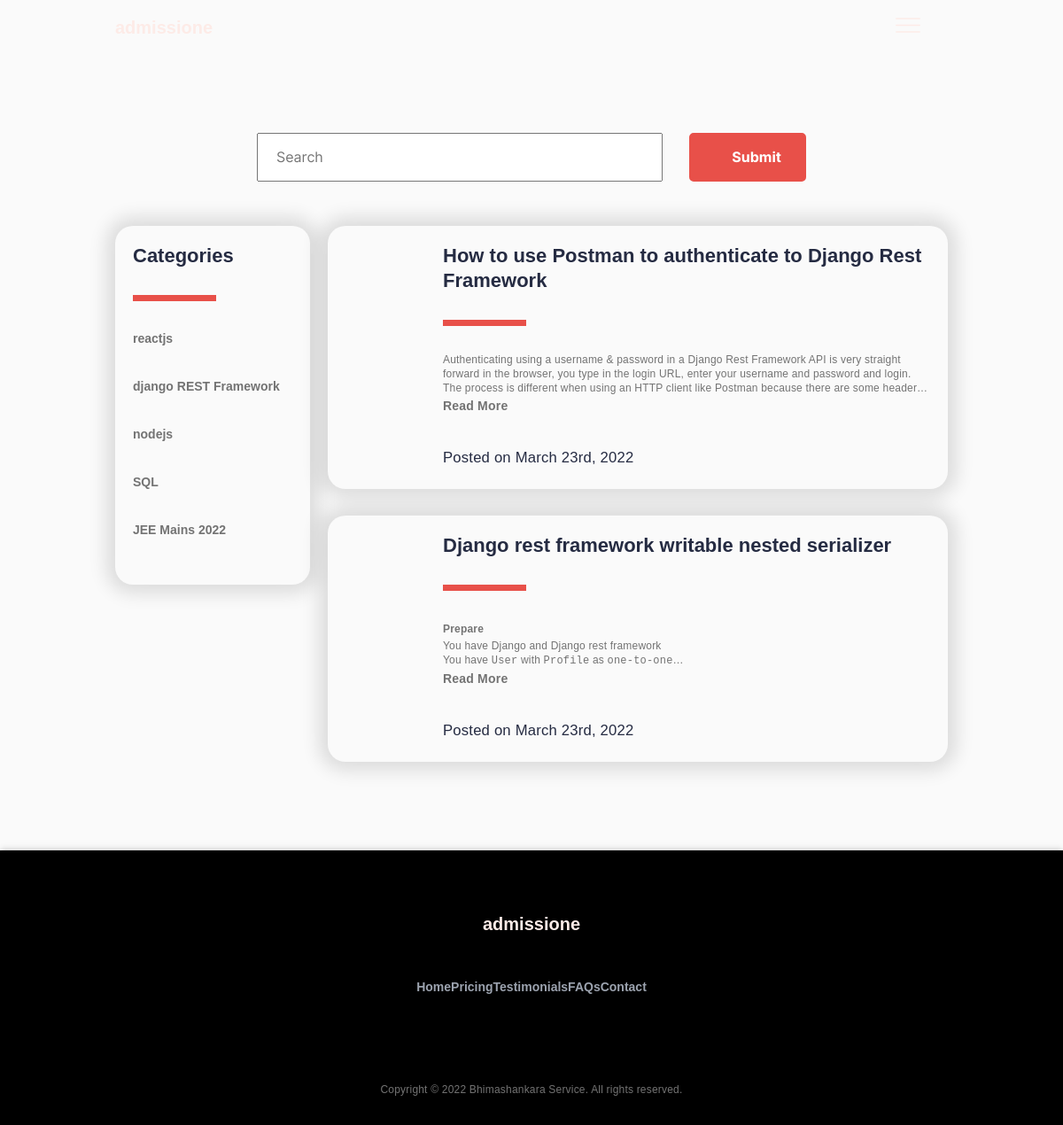
Screenshot of /archive.php?category=django REST Framework with the database file from the repository.
### tables this page shows
CREATE TABLE `category` (
  `id` int(11) NOT NULL,
  `name` varchar(200) NOT NULL
);

CREATE TABLE `posts` (
  `id` int(11) NOT NULL,
  `title` text NOT NULL,
  `content` text NOT NULL,
  `created_at` timestamp NOT NULL DEFAULT current_timestamp(),
  `category_id` int(11) NOT NULL
);

CREATE TABLE `images` (
  `id` int(11) NOT NULL,
  `post_id` int(11) NOT NULL,
  `image` text NOT NULL
);

### includes/db.php (called while the page is built, shortened)
<?php
$base_url = 'http://localhost/admissione';
?>

### includes/function.php (called while the page is built, shortened)
<?php
function getPostThumb($db,$id){
    $query="SELECT * FROM images WHERE post_id=$id";
    $run=mysqli_query($db,$query);
    $data = mysqli_fetch_assoc($run);
    if (isset($data['image']))
        return $data['image'];
}
?>

### archive.php (the view, shortened to what this page needs)
<?php
require('includes/db.php');
include('includes/function.php');
if(isset($_GET['page'])){
  $page=$_GET['page'];
}else{
  $page=1;
}
$post_per_page=2;
$result=($page-1)*$post_per_page;
?>
<!DOCTYPE html>
<html lang="en">
	<head>
		<link rel="stylesheet" href="./assets/css/common.css">
	</head>
	<body>
		<?php include_once('includes/navbar.php'); ?>
		<div class="main container m-auto mt-3 row">
			<form class="cibertix_input">
              <input class="form-control me-2" name="search" type="search" placeholder="Search" aria-label="Search">
              <input class="button opaque" type="button" value="Submit">
            </form>
			<div class="sidebar">
				<div class="card">
					<div class="card-content">
						<div class="card-body">
							<h5 class="heading-3 m-0 text-dark">Categories</h5>
							<hr class="border border-large bg-danger">
								<?php
									$sql = "SELECT * FROM category";
									$runPQ=mysqli_query($db,$sql);
									while($category = mysqli_fetch_assoc($runPQ)) {
										echo '<a class="text-gray" href="archive.php?category='.$category['name'].'">'.$category['name'].'</a>';
									}
								?>
						</div>
					</div>
				</div>
			</div>
			<div class="cards">
				<?php
				if (isset($_GET['search'])){
					$keyword = $_GET['search'];
					$postQuery="SELECT * FROM posts WHERE title LIKE '%$keyword%' OR category_id = (SELECT id FROM category WHERE name = '$keyword') ORDER BY id DESC LIMIT $result,$post_per_page";
				} else if (isset($_GET['category'])) {
					$keyword = $_GET['category'];
					$postQuery="SELECT * FROM posts WHERE category_id = (SELECT id FROM category WHERE name = '$keyword') ORDER BY id DESC LIMIT $result,$post_per_page";
				} else {
					$postQuery="SELECT * FROM posts ORDER BY id DESC LIMIT $result,$post_per_page";
				}
				$runPQ=mysqli_query($db,$postQuery);
				while($post=mysqli_fetch_assoc($runPQ)) {
					?>
					<div class="card">
						<div onclick="location.href = '<?=$base_url?>/post.php?id=<?=$post['id']?>'">
							<div class="card-content">
								<div class="card-image" style="background-image: url('images/<?=getPostThumb($db,$post['id'])?>');"></div>
								<div class="card-body">
									<h5 class="heading-3 m-0 text-dark"><?=$post['title']?></h5>
                    				<hr class="border border-large bg-danger">
									<div class="small-text m-0 text-gray">
										<div class="card-text">
											<?=$post['content']?>
										</div>
										<a class="link m-0 text-gray" href="post.php?id=<?=$post['id']?>">Read More</a>
									</div>
									<div class="text m-0 text-dark"><small class="text-muted">Posted on <?=date('F jS, Y',strtotime($post['created_at']))?></small></div>
								</div>
							</div>
						</div>
					</div>
				<?php
				}
				?>
			</div>
		</div>
		<?php include_once('./includes/footer.php'); ?>
	</body>
</html>

### assets/css/common.css (style rules this page uses)
*, html, body { margin: 0; padding: 0; -webkit-tap-highlight-color: rgba(0, 0, 0, 0); }
:root { --background-color: rgb(250, 250, 250, 1); --text-primary: rgb(253, 235, 231, 1); --dark: rgb(37, 43, 66, 1); --dark-transparent: rgb(38, 38, 38, 0.2); --base-color: rgb(0, 0, 0, 1); --white: rgb(255, 255, 255, 1); --light-1: rgb(236, 236, 236, 1); --light-2: rgb(156, 163, 175, 1); --gray: rgb(115, 115, 115, 1); --dark-gray: rgb(45, 64, 89, 1); --info: rgb(48, 194, 207); --plyr-color-main: rgb(48, 194, 207); --info-dark: rgb(48, 194, 207, 0.8); --highlight: rgb(99, 102, 241, 1); --danger: rgb(232, 80, 73, 1); --plyr-control-spacing: 20px; }
body { background: var(--background-color); }
.m-0 { margin: 0 !important; }
.m-auto { margin: auto !important; }
.text-gray { color: var(--gray) !important; }
.text-dark { color: var(--dark) !important; }
.bg-danger { background-color: var(--danger) !important; }
.heading-3 { font-family: 'Montserrat', sans-serif; font-style: normal; font-weight: 700; font-size: 22px; line-height: 28px; margin-bottom: 20px; color: var(--text-primary); }
.text { font-family: 'Montserrat', sans-serif; font-style: normal; font-weight: 400; font-size: 20px; line-height: 30px; letter-spacing: 0.2px; color: var(--light-1); margin-bottom: 35px; }
.small-text { font-family: 'Montserrat', sans-serif; font-style: normal; font-weight: 400; font-size: 12px; line-height: 16px; letter-spacing: 0.2px; color: var(--light-1); }
a, .link { font-family: 'Montserrat', sans-serif; font-weight: 700; text-decoration: none; font-style: normal; font-size: 14px; line-height: 24px; cursor: pointer; }
@media (min-width: 375px) { .text { font-size: 20px; line-height: 30px; } }
@media (min-width: 835px) { .text { font-size: 20px; line-height: 30px; } }
.border { width: 50px; height: 2px; border: none; background-color: var(--background-color); }
.border-large { width: 94px; height: 7px; }
.button { background: transparent; color: var(--danger); font-size: 16px; text-align: center; padding: 15px 25px; font-family: Inter-Bold; border: 3px solid var(--danger); transition: 0.5s; cursor: pointer; outline: none; text-decoration: none !important; border-radius: 5px; }
.button.opaque { background: var(--danger); color: var(--white); }
.card { background: var(--background-color); border-radius: 20px; padding: 35px 40px; box-shadow: 0px 0px 20px 10px rgba(0, 0, 0, 0.12); }
@media (min-width: 835px) { .card { padding: 35px 40px; } }
.container { display: grid; grid-template-columns: 30px 30px 30px 30px 30px 30px; grid-template-rows: 1fr 1fr 1fr 1fr 1fr 1fr; gap: 20px 20px; grid-template-areas: ". . . . . ."; justify-content: center; align-items: center; }
@media (min-width: 360px) { .container { display: grid; grid-template-columns: 40px 40px 40px 40px 40px 40px; grid-template-rows: 1fr 1fr 1fr 1fr 1fr 1fr; gap: 20px 20px; grid-template-areas: ". . . . . ."; justify-content: center; align-items: center; } }
@media (min-width: 835px) { .container { display: grid; grid-template-columns: 50px 50px 50px 50px 50px 50px 50px 50px 50px 50px 50px 50px; grid-template-rows: 1fr; gap: 0px 20px; grid-template-areas: ". . . . . . . . . . . ."; margin: 0; justify-content: center; align-items: center; } }
@media (min-width: 835px) and (orientation: portrait) { .container { display: grid; grid-template-columns: 40px 40px 40px 40px 40px 40px 40px 40px 40px 40px 40px 40px; grid-template-rows: 1fr; gap: 0px 20px; grid-template-areas: ". . . . . . . . . . . ."; justify-content: center; align-items: center; } }
@media (min-width: 1000px) { .container { display: grid; grid-template-columns: 60px 60px 60px 60px 60px 60px 60px 60px 60px 60px 60px 60px; grid-template-rows: 1fr; gap: 0px 20px; grid-template-areas: ". . . . . . . . . . . ."; justify-content: center; align-items: center; } }
input, select, textarea { font-family: Inter; font-size: inherit; line-height: inherit; text-indent:20px; }

### rows the page displays
category: name "reactjs"
category: name "django REST Framework"
category: name "nodejs"
category: name "SQL"
category: name "JEE Mains 2022"
posts: title "How to use Postman to authenticate to Django Rest Framework", content "Authenticating using a username & password in a Django Rest Framework API is very straight forward in the browser, you type in the login URL, enter your username and password and login. The process is different when using an HTTP client like Postman because there are some…", created_at "March 23rd, 2022"
posts: title "Django rest framework writable nested serializer", content "Prepare You have Django and Django rest framework You have User with Profile as one-to-one", created_at "March 23rd, 2022"
